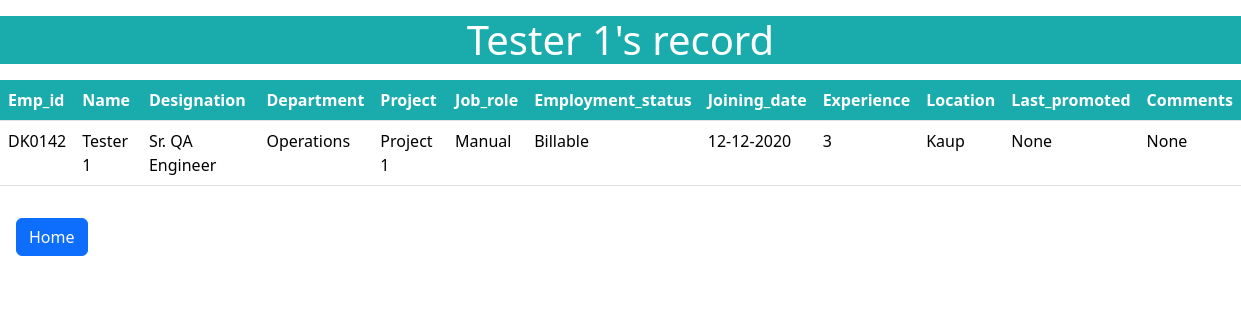
Screenshot of /view/1 with the database file from the repository.
### app.py (models this page shows)
class Employee(db.Model):
    Sno = db.Column(db.Integer, primary_key=True, autoincrement=True)
    Emp_id = db.Column(db.String(500))
    Name = db.Column(db.String(500))
    Designation = db.Column(db.String(500))
    Department = db.Column(db.String(500))
    Project = db.Column(db.String(500))
    Job_role = db.Column(db.String(500))
    Employment_status = db.Column(db.String(500))
    Joining_date = db.Column(db.String(500))
    Experience = db.Column(db.String(500))
    Location = db.Column(db.String(500))
    Last_promoted = db.Column(db.String(500))
    Comments = db.Column(db.String(500))
    employee_status=db.Column(db.String(500))

### app.py (the view)
@app.route("/view/<int:sno>")
def view(sno):
    data=Employee.query.filter_by(Sno=sno).first()
    return render_template("view.html",data=data)

### templates/view.html (shortened to what this page needs)
<!DOCTYPE html>
<html lang="en">
<head>
    <link href="https://cdn.jsdelivr.net/npm/bootstrap@5.3.2/dist/css/bootstrap.min.css" rel="stylesheet">
    <link rel="stylesheet" href="{{ url_for('static', filename='view1.css') }}">
</head>
<body>
   <h1 class="my-3 heading"><center>{{data.Name}}'s record</center></h1>
   <table class="table my-3">
    <thead>
      <tr>
        <th scope="col" class="table_header">Emp_id</th>
        <th scope="col" class="table_header">Name</th>
        <th scope="col" class="table_header">Designation</th>
        <th scope="col" class="table_header">Department</th>
        <th scope="col" class="table_header">Project</th>
        <th scope="col" class="table_header">Job_role</th>
        <th scope="col" class="table_header">Employment_status</th>
        <th scope="col" class="table_header">Joining_date</th>
        <th scope="col" class="table_header">Experience</th>
        <th scope="col" class="table_header">Location</th>
        <th scope="col" class="table_header">Last_promoted</th>
        <th scope="col" class="table_header">Comments</th>
      </tr>
    </thead>
    <tbody>
        <tr>
            <td>{{data.Emp_id}}</td>
            <td id="Name">{{data.Name}}</td>
            <td>{{data.Designation}}</td>
            <td>{{data.Department}}</td>
            <td>{{data.Project}}</td>
            <td>{{data.Job_role}}</td>
            <td>{{data.Employment_status}}</td>
            <td>{{data.Joining_date}}</td>
            <td>{{data.Experience}}</td>
            <td>{{data.Location }}</td>
            <td>{{data.Last_promoted }}</td>
            <td>{{data.Comments}}</td>
        </tr>
    </tbody>
    </table>
    <a href="/home" type="button" class="btn btn-primary my-3 mx-3">Home</button>
</body>
</html>

### static/view1.css (style rules this page uses)
.table .table_header { background-color:#1AACAC; color:white; }
.heading { background-color:#1AACAC; color:white; }

### rows the page displays
Employee: Name "Tester 1", Emp_id "DK0142", Designation "Sr. QA Engineer", Department "Operations", Project "Project 1", Job_role "Manual", Employment_status "Billable", Joining_date "12-12-2020", Experience "3", Location "Kaup", Last_promoted "None", Comments "None"
